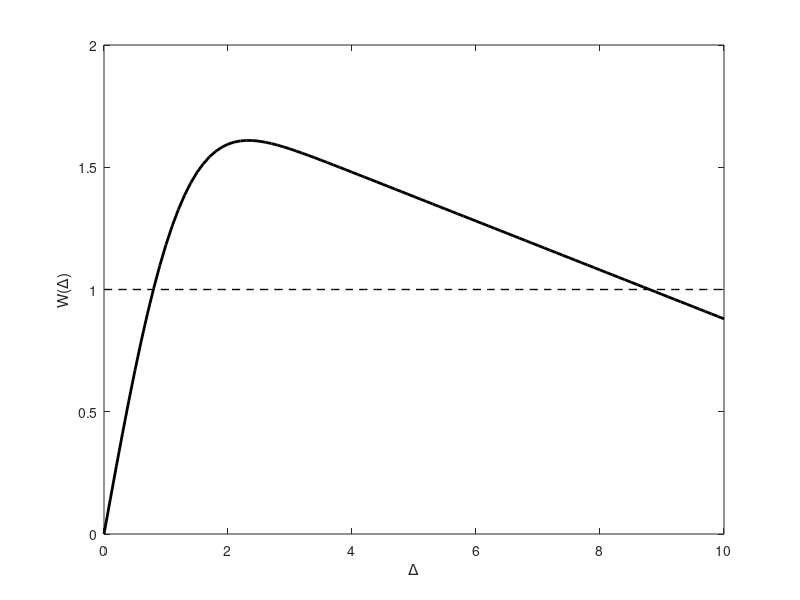

MATLAB code for this plot:
% This code is used to determine the existence and stability of bump
% solutions in the Amari model.
%
% The existence of a solution of width ? is determined by the roots of
% W(?) = ?.
%
% The stability condition is that a steady state of width ? is stable if
% W'(?) < 0, and unstable otherwise.
%
% For details see Amari, S. I. (1977). Dynamics of pattern formation in 
% lateral-inhibition type neural fields. Biological cybernetics,
% 27(2), 77-87.
%
% (c) Weronika Wojtak, Feb 2023

%% cleaning
clear; clc;

%% delta range
delta = 0:0.1:10;

% theta
theta = [];

%% choose kernel

% Gaussian
p(1) = 1.5;    % A
p(2) = 1;      % sigma
p(3) = 0.1;    % g_i
w = @(x,A,sigma,g_i) A * exp(-0.5 * (x).^2 / sigma^2) - g_i;

for i = 1:numel(delta)
    k = delta(i);
    theta_i = integral(@(x)w(x,p(1),p(2),p(3)),0,k);
    theta = [theta theta_i];
end


% Mexican-hat
% p(1) = 3;      % A_ex
% p(2) = 1.5;    % s_ex
% p(3) = 1.5;    % A_inh
% p(4) = 3;      % s_inh
% p(5) = 0.2;    % g_i
% w = @(x,A_ex,s_ex,A_in,s_in,g_i) A_ex * exp(-0.5 * (x).^2 / s_ex^2) - A_in * exp(-0.5 * (x).^2 / s_in^2) - g_i;
% 
% for i = 1:numel(delta)
%     k = delta(i);
%     theta_i = integral(@(x)w(x,p(1),p(2),p(3),p(4),p(5)),0,k);
%     theta = [theta theta_i];
% end


% Oscillatory
% p(1) = 1;      % A
% p(2) = 0.3;    % b
% p(3) = 0.9;    % alpha
% w =  @(x,A,b,alpha) A*(exp(-b*abs(x)).*((b*sin(abs(alpha*x)))+cos(alpha*x)));
%
% for i = 1:numel(delta)
%     k = delta(i);
%     theta_i = integral(@(x)w(x,p(1),p(2),p(3)),0,k);
%     theta = [theta theta_i];
% end


%% plot results
figure; 
plot(delta,theta,'-k','linewidth',2)
xlabel('\Delta'), ylabel('W(\Delta)')
% check bump existence for a particular value of \theta
theta_value = 1;
hold on, plot(delta,ones(length(delta),1)*theta_value,'--k','linewidth',1)


